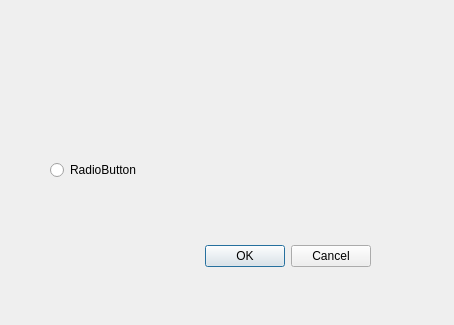
<?xml version="1.0" encoding="UTF-8"?>
<ui version="4.0">
 <class>Dialog</class>
 <widget class="QDialog" name="Dialog">
  <property name="geometry">
   <rect>
    <x>0</x>
    <y>0</y>
    <width>454</width>
    <height>325</height>
   </rect>
  </property>
  <property name="windowTitle">
   <string>Dialog</string>
  </property>
  <widget class="QDialogButtonBox" name="buttonBox">
   <property name="geometry">
    <rect>
     <x>30</x>
     <y>240</y>
     <width>341</width>
     <height>32</height>
    </rect>
   </property>
   <property name="orientation">
    <enum>Qt::Horizontal</enum>
   </property>
   <property name="standardButtons">
    <set>QDialogButtonBox::Cancel|QDialogButtonBox::Ok</set>
   </property>
  </widget>
  <widget class="QRadioButton" name="radioButton">
   <property name="geometry">
    <rect>
     <x>50</x>
     <y>160</y>
     <width>100</width>
     <height>20</height>
    </rect>
   </property>
   <property name="text">
    <string>RadioButton</string>
   </property>
  </widget>
 </widget>
 <resources/>
 <connections>
  <connection>
   <sender>buttonBox</sender>
   <signal>accepted()</signal>
   <receiver>Dialog</receiver>
   <slot>accept()</slot>
   <hints>
    <hint type="sourcelabel">
     <x>248</x>
     <y>254</y>
    </hint>
    <hint type="destinationlabel">
     <x>157</x>
     <y>274</y>
    </hint>
   </hints>
  </connection>
  <connection>
   <sender>buttonBox</sender>
   <signal>rejected()</signal>
   <receiver>Dialog</receiver>
   <slot>reject()</slot>
   <hints>
    <hint type="sourcelabel">
     <x>316</x>
     <y>260</y>
    </hint>
    <hint type="destinationlabel">
     <x>286</x>
     <y>274</y>
    </hint>
   </hints>
  </connection>
 </connections>
</ui>
